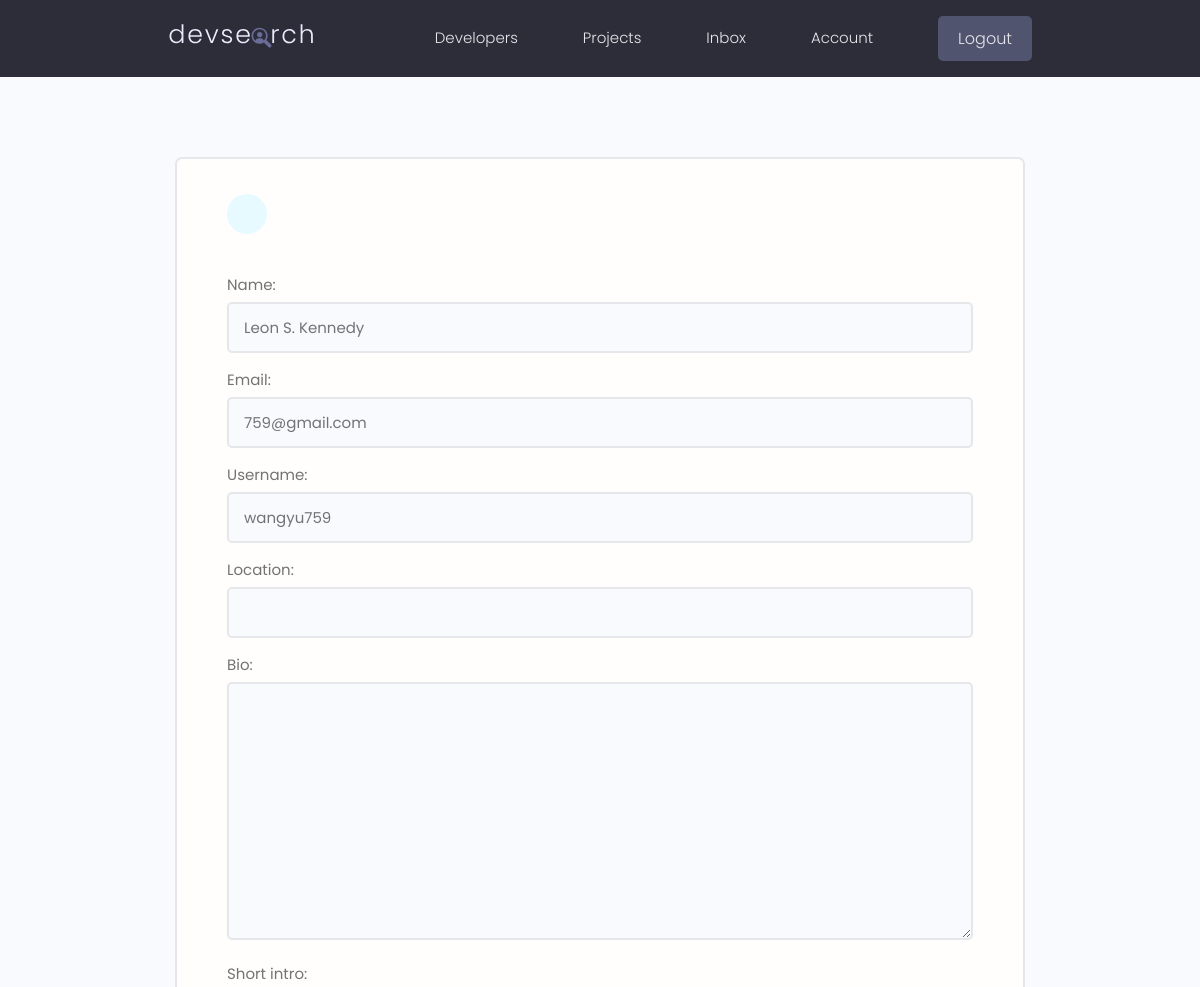
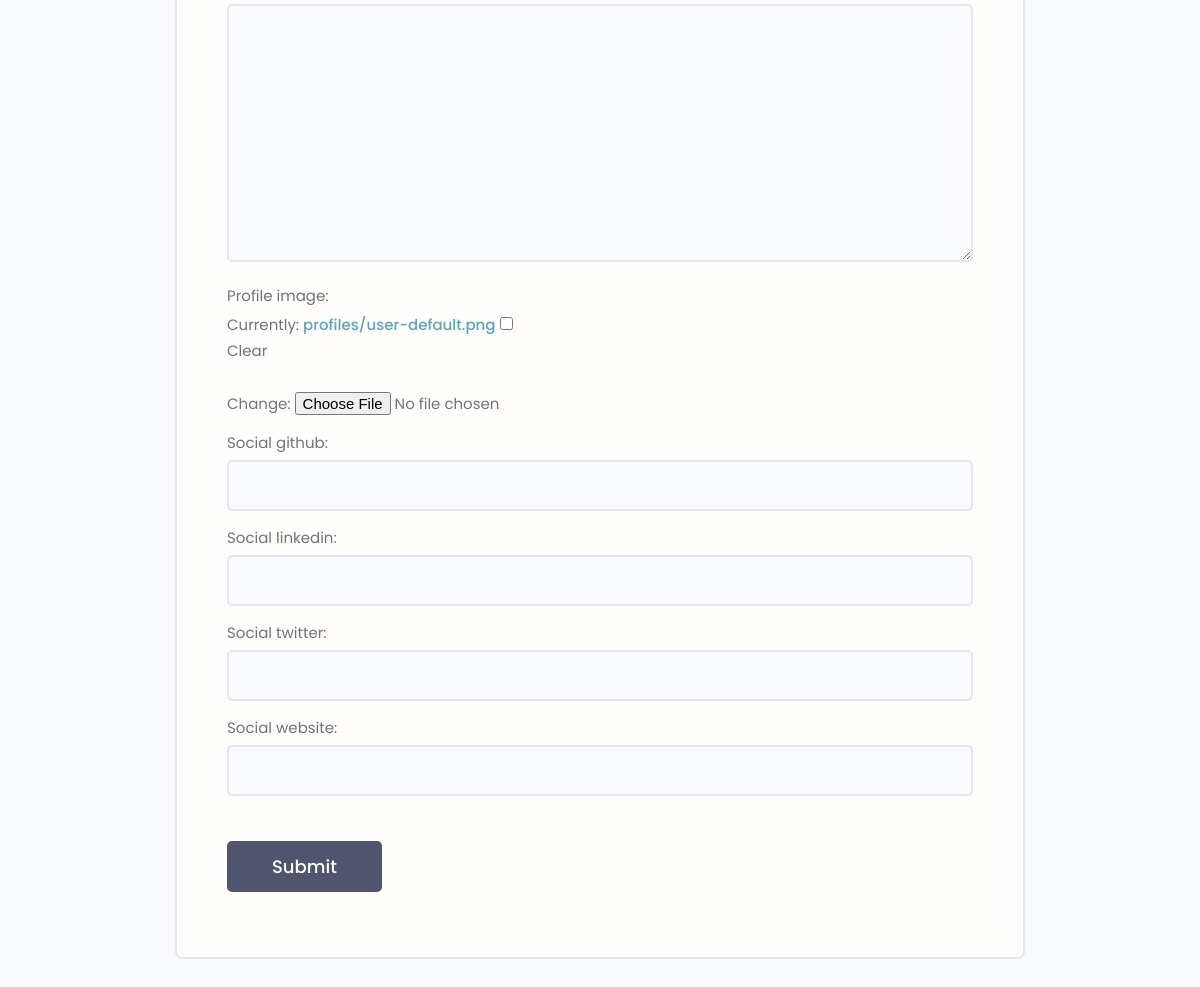
/edit-account/ (signed in), run on the app's committed database (2 pictures, top to bottom).
### users/models.py (models this page shows, shortened)
class Profile(models.Model):
    user = models.OneToOneField(User, on_delete=models.CASCADE, null=True, blank=True)
    name = models.CharField(max_length=200, null=True, blank=True)
    email = models.EmailField(max_length=500, blank=True, null=True)
    username = models.CharField(max_length=200, null=True, blank=True)
    location = models.CharField(max_length=200, null=True, blank=True)
    short_intro = models.TextField(blank=True, null=True)
    bio = models.TextField(blank=True, null=True)
    profile_image = models.ImageField(null=True, blank=True, upload_to='profiles/', default='profiles/user-default.png')
    social_github = models.CharField(max_length=200, null=True, blank=True)
    social_twitter = models.CharField(max_length=200, null=True, blank=True)
    social_linkedin = models.CharField(max_length=200, null=True, blank=True)
    social_website = models.CharField(max_length=200, null=True, blank=True)
    created = models.DateTimeField(auto_now_add=True)
    id = models.UUIDField(default=uuid.uuid4, unique=True, primary_key=True, editable=False)

### users/views.py (the view)
# urls.py: path('edit-account/', views.editAccount, name='edit-account'),
@login_required(login_url='login')
def editAccount(request):
    profile = request.user.profile
    form = ProfileForm(instance=profile)
    if request.method == 'POST':
        form = ProfileForm(request.POST, request.FILES, instance=profile)
        if form.is_valid():
            form.save()
            return redirect('account')
    context = {'form': form}
    return render(request, 'users/profile_form.html', context)

### users/forms.py
class ProfileForm(ModelForm):
    class Meta:
        model = Profile
        fields = ['name', 'email', 'username', 'location', 'bio',
                  'short_intro', 'profile_image', 'social_github',
                  'social_linkedin', 'social_twitter',
                  'social_website']
    def __init__(self, *args, **kwargs):
        super(ProfileForm, self).__init__(*args, **kwargs)
        for name, field in self.fields.items():
            field.widget.attrs.update({'class': 'input'})

### users/templates/users/profile_form.html (shortened to what this page needs)
{% extends 'main.html' %}
{% block content %}
    <main class="formPage my-xl">
        <div class="content-box">
            <div class="formWrapper">
                <a class="backButton" href="{% url 'account' %}"></a>
                <br>
                <form class="form" method="POST" action="{% url 'edit-profile' %}" enctype="multipart/form-data">
                    {% for field in form%}
                    <div class="form__field">
                        <label for="formInput#text">{{field.label}}: </label>
                        {{field}}
                    </div>
                    {% endfor %}
                    <input class="btn btn--sub btn--lg  my-md" type="submit" value="Submit" />
                </form>
            </div>
        </div>
    </main>
{% endblock %}

### static/styles/app.css (style rules this page uses)
:root { --color-sub: #2d2d39; }
.btn--sub { background-color: var(--color-sub-light); }
.content-box { width: 95%; max-width: 85rem; margin: 0 auto; }
.backButton { background: var(--color-main-light); color: var(--color-main); width: 4rem; height: 4rem; display: flex; align-items: center; justify-content: center; border-radius: 50%; }
.formPage .formWrapper { list-style: none; background: var(--color-white); padding: 3.5rem 5rem; border: 2px solid var(--color-light); border-radius: 0.7rem; }

### static/uikit/styles/modules/_variables.css (style rules this page uses)
:root { --color-main: #5aa5b9; --color-main-light: #e6faff; --color-sub: #3f4156; --color-sub-light: #51546e; --color-sub-lighter: #ededfd; --color-text: #737373; --color-gray: #8b8b8b; --color-light: #e5e7eb; --color-light-gray: #767676; --color-bg: #f8fafd; --color-white: #fffefd; --color-white-light: #f3f3f3; --color-success: #359e64; --color-success-bg: #def8e8; --color-error: #fc4b0b; --color-error-bg: #fff2ee; --font-base: 'Poppins', arial, helvetica, 'Segoe UI', roboto, ubuntu, sans-serif; --font-monospace: 'Fira Code', 'Courier New', courier, monospace; --font-regular: 300; --font-medium: 500; --font-bold: 700; --generic-shadow: 1px 1px 5px #00000010; --generic-transition: all 0.3s ease-in-out; }

### static/uikit/styles/modules/_base.css (style rules this page uses)
* { margin: 0; padding: 0; box-sizing: border-box; text-rendering: optimizeLegibility; color: inherit; font-size: inherit; }
html { font-size: 50%; }
@media only screen and (min-width: 480px) { html { font-size: 56.25%; } }
@media only screen and (min-width: 1200px) { html { font-size: 62.5%; } }
body { line-height: 1.6; font-weight: 400; font-size: 1.5rem; color: var(--color-text); background-color: var(--color-bg); min-height: 100vh; }

### static/uikit/styles/modules/_typography.css (style rules this page uses)
* { font-family: var(--font-base); }
a { padding-bottom: 2px; text-decoration: none; display: inline-block; color: var(--color-main); font-weight: var(--font-medium); }

### static/uikit/styles/modules/_utilities.css (style rules this page uses)
.my-md { margin: 3rem auto; }
.my-xl { margin: 8rem auto; }

### static/uikit/styles/modules/_button.css (style rules this page uses)
.btn { display: inline-block; position: relative; cursor: pointer; background-color: var(--color-light); font-weight: var(--font-medium); color: var(--color-sub); text-decoration: none; padding: 1rem 2rem; border-radius: 0.5rem; border: none; width: -webkit-fit-content; width: -moz-fit-content; width: fit-content; height: -webkit-fit-content; height: -moz-fit-content; height: fit-content; font-size: 1.6rem; outline-width: 0; outline-color: transparent; -webkit-backface-visibility: hidden; backface-visibility: hidden; transition: all 0.3s ease-in-out; }
.btn--sub { background-color: var(--color-sub); color: var(--color-white); }
.btn--lg { font-size: 1.8rem; padding: 1.2rem 4.5rem; }

### static/uikit/styles/modules/_form.css (style rules this page uses)
.form { display: block; }
.form__field { margin-top: 1.5rem; margin-bottom: 1.5rem; }
.form__label, .form__field > label { display: block; margin-bottom: 0.5rem; color: var(--color-text); }
input.input[type='text'], input.input[type='email'], input.input[type='password'], input.input[type='number'], textarea.input { min-width: 24rem; width: 100%; padding: 1.2rem 1.5rem; border-radius: 0.5rem; border: 2px solid var(--color-light); transition: all 0.3s ease-in-out; background-color: var(--color-bg); }

### data on the page
Profile: form "Leon S. Kennedy" "759@gmail.com" "wangyu759"

### other printed values
{{ field.label }} "Name" "Email" "Username" "Location" "Bio" "Short intro" "Profile image" "Social github" "Social linkedin" "Social twitter" "Social website"
